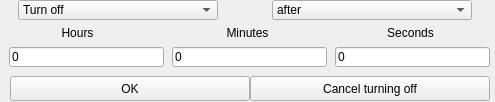
<?xml version="1.0" encoding="UTF-8"?>
<ui version="4.0">
 <class>MainWindow</class>
 <widget class="QMainWindow" name="MainWindow">
  <property name="geometry">
   <rect>
    <x>0</x>
    <y>0</y>
    <width>495</width>
    <height>102</height>
   </rect>
  </property>
  <property name="minimumSize">
   <size>
    <width>495</width>
    <height>102</height>
   </size>
  </property>
  <property name="maximumSize">
   <size>
    <width>495</width>
    <height>125</height>
   </size>
  </property>
  <property name="windowTitle">
   <string>Shutdown master</string>
  </property>
  <property name="windowIcon">
   <iconset>
    <normalon>s.jpg</normalon>
   </iconset>
  </property>
  <widget class="QWidget" name="centralwidget">
   <widget class="QLabel" name="labelS">
    <property name="geometry">
     <rect>
      <x>385</x>
      <y>25</y>
      <width>51</width>
      <height>16</height>
     </rect>
    </property>
    <property name="locale">
     <locale language="English" country="UnitedStates"/>
    </property>
    <property name="text">
     <string>Seconds</string>
    </property>
    <property name="textFormat">
     <enum>Qt::AutoText</enum>
    </property>
    <property name="alignment">
     <set>Qt::AlignCenter</set>
    </property>
   </widget>
   <widget class="QPushButton" name="btnReady">
    <property name="geometry">
     <rect>
      <x>10</x>
      <y>76</y>
      <width>240</width>
      <height>25</height>
     </rect>
    </property>
    <property name="minimumSize">
     <size>
      <width>240</width>
      <height>25</height>
     </size>
    </property>
    <property name="maximumSize">
     <size>
      <width>240</width>
      <height>25</height>
     </size>
    </property>
    <property name="locale">
     <locale language="English" country="UnitedStates"/>
    </property>
    <property name="text">
     <string>OK</string>
    </property>
   </widget>
   <widget class="QLineEdit" name="lineH">
    <property name="geometry">
     <rect>
      <x>9</x>
      <y>47</y>
      <width>155</width>
      <height>20</height>
     </rect>
    </property>
    <property name="minimumSize">
     <size>
      <width>155</width>
      <height>20</height>
     </size>
    </property>
    <property name="maximumSize">
     <size>
      <width>155</width>
      <height>20</height>
     </size>
    </property>
    <property name="locale">
     <locale language="English" country="UnitedStates"/>
    </property>
    <property name="text">
     <string>0</string>
    </property>
   </widget>
   <widget class="QLabel" name="labelM">
    <property name="geometry">
     <rect>
      <x>225</x>
      <y>25</y>
      <width>45</width>
      <height>16</height>
     </rect>
    </property>
    <property name="locale">
     <locale language="English" country="UnitedStates"/>
    </property>
    <property name="text">
     <string>Minutes</string>
    </property>
    <property name="textFormat">
     <enum>Qt::AutoText</enum>
    </property>
    <property name="alignment">
     <set>Qt::AlignCenter</set>
    </property>
   </widget>
   <widget class="QPushButton" name="btnCancel">
    <property name="geometry">
     <rect>
      <x>250</x>
      <y>76</y>
      <width>240</width>
      <height>25</height>
     </rect>
    </property>
    <property name="minimumSize">
     <size>
      <width>240</width>
      <height>0</height>
     </size>
    </property>
    <property name="maximumSize">
     <size>
      <width>240</width>
      <height>50000</height>
     </size>
    </property>
    <property name="locale">
     <locale language="English" country="UnitedStates"/>
    </property>
    <property name="text">
     <string>Cancel turning off</string>
    </property>
   </widget>
   <widget class="QComboBox" name="cmbMode">
    <property name="geometry">
     <rect>
      <x>272</x>
      <y>0</y>
      <width>200</width>
      <height>20</height>
     </rect>
    </property>
    <property name="minimumSize">
     <size>
      <width>200</width>
      <height>20</height>
     </size>
    </property>
    <property name="maximumSize">
     <size>
      <width>200</width>
      <height>20</height>
     </size>
    </property>
    <property name="locale">
     <locale language="English" country="UnitedStates"/>
    </property>
    <item>
     <property name="text">
      <string>after</string>
     </property>
    </item>
    <item>
     <property name="text">
      <string>at</string>
     </property>
    </item>
   </widget>
   <widget class="QLineEdit" name="lineS">
    <property name="geometry">
     <rect>
      <x>335</x>
      <y>47</y>
      <width>155</width>
      <height>20</height>
     </rect>
    </property>
    <property name="minimumSize">
     <size>
      <width>155</width>
      <height>20</height>
     </size>
    </property>
    <property name="maximumSize">
     <size>
      <width>155</width>
      <height>20</height>
     </size>
    </property>
    <property name="locale">
     <locale language="English" country="UnitedStates"/>
    </property>
    <property name="text">
     <string>0</string>
    </property>
   </widget>
   <widget class="QLabel" name="labelH">
    <property name="geometry">
     <rect>
      <x>55</x>
      <y>25</y>
      <width>45</width>
      <height>16</height>
     </rect>
    </property>
    <property name="locale">
     <locale language="English" country="UnitedStates"/>
    </property>
    <property name="text">
     <string>Hours</string>
    </property>
    <property name="textFormat">
     <enum>Qt::AutoText</enum>
    </property>
    <property name="alignment">
     <set>Qt::AlignCenter</set>
    </property>
   </widget>
   <widget class="QLineEdit" name="lineM">
    <property name="geometry">
     <rect>
      <x>172</x>
      <y>47</y>
      <width>155</width>
      <height>20</height>
     </rect>
    </property>
    <property name="minimumSize">
     <size>
      <width>155</width>
      <height>20</height>
     </size>
    </property>
    <property name="maximumSize">
     <size>
      <width>155</width>
      <height>20</height>
     </size>
    </property>
    <property name="locale">
     <locale language="English" country="UnitedStates"/>
    </property>
    <property name="text">
     <string>0</string>
    </property>
   </widget>
   <widget class="QComboBox" name="cmbOpt">
    <property name="geometry">
     <rect>
      <x>18</x>
      <y>0</y>
      <width>200</width>
      <height>20</height>
     </rect>
    </property>
    <property name="minimumSize">
     <size>
      <width>200</width>
      <height>20</height>
     </size>
    </property>
    <property name="maximumSize">
     <size>
      <width>200</width>
      <height>20</height>
     </size>
    </property>
    <property name="locale">
     <locale language="English" country="UnitedStates"/>
    </property>
    <item>
     <property name="text">
      <string>Turn off</string>
     </property>
    </item>
    <item>
     <property name="text">
      <string>Reboot</string>
     </property>
    </item>
   </widget>
  </widget>
  <action name="actionExit">
   <property name="text">
    <string>Выход</string>
   </property>
  </action>
 </widget>
 <resources/>
 <connections>
  <connection>
   <sender>actionExit</sender>
   <signal>triggered()</signal>
   <receiver>MainWindow</receiver>
   <slot>close()</slot>
   <hints>
    <hint type="sourcelabel">
     <x>-1</x>
     <y>-1</y>
    </hint>
    <hint type="destinationlabel">
     <x>247</x>
     <y>62</y>
    </hint>
   </hints>
  </connection>
 </connections>
</ui>
